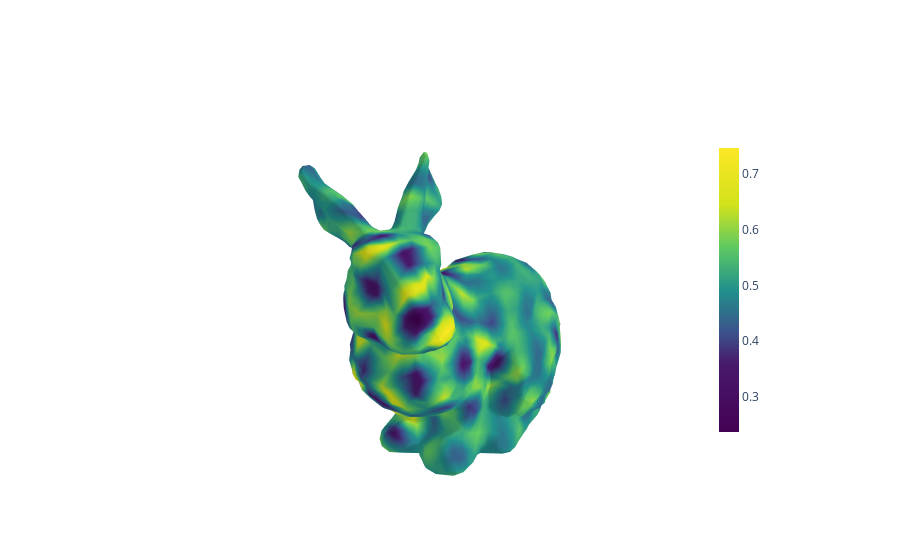

Write notebook code for a chart like this one.
### Markdown cell above
Original scalar field over mesh

### Code cell
import kaleido
fig = plot_mesh(V, F, func_array, cmin, cmax)
# This produces an svg image
fig.show(renderer="png")
# This produces an interactive plot
fig.show()

### Figure 1 — Plotly figure (JSON) as saved in the notebook; plotly's stock layout.template omitted (floating-point values rounded to 4 significant figures; data arrays with more than 128 entries replaced by an {"elided": "..."} marker saying what was removed)
{"data": [{"cmax": 0.7468, "cmin": 0.2368, "colorbar": {"len": 0.8, "thickness": 20, "x": 0.85}, "colorscale": [[0, "#440154"], [0.24, "#481a6c"], [0.35, "#3b528b"], [0.5, "#21918c"], [0.65, "#5ec962"], [0.8, "#d2e21b"], [1, "#fde725"]], "i": {"elided": "3998 int values"}, "intensity": {"elided": "2002 float values"}, "j": {"elided": "3998 int values"}, "k": {"elided": "3998 int values"}, "name": "y", "showscale": true, "type": "mesh3d", "x": {"elided": "2002 float values"}, "y": {"elided": "2002 float values"}, "z": {"elided": "2002 float values"}}], "layout": {"scene": {"camera": {"eye": {"x": -1.17, "y": -1.17, "z": 0.585}}, "xaxis": {"showgrid": false, "showticklabels": false, "title": {"text": ""}, "visible": false}, "yaxis": {"showgrid": false, "showticklabels": false, "title": {"text": ""}, "visible": false}, "zaxis": {"showgrid": false, "showticklabels": false, "title": {"text": ""}, "visible": false}}}}
